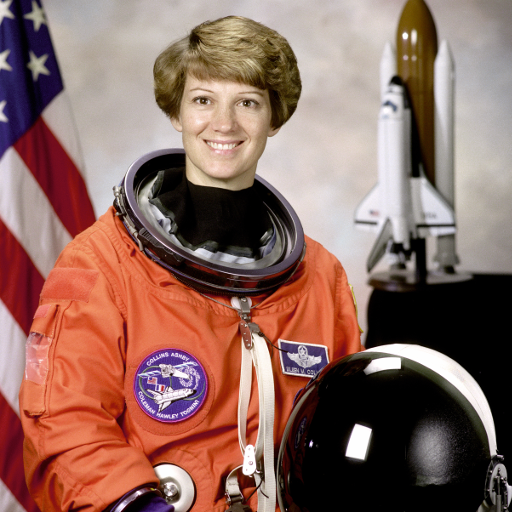
#> input picture imgs/astronaut.png, 512 x 512 px
$ python IP_1stStep01b_ImgPatch.py
#> lines starting #> are read from the running program, lines starting #| are printed output that depends on the picture
#!uv run
# /// script
# requires-python = ">=3.12"
# dependencies = ["numpy", "opencv-python>=5.0,<6"]
# ///
# Correr com: uv run exemplos/IP_1stStep01b_ImgPatch.py   (na pasta do PL04.zip)
# Cópias, imagens vazias, recortes e cv.resize.

import cv2 as cv
import numpy as np
from pathlib import Path

# A pasta do zip (a que tem exemplos/, imgs/ e videos/), a partir deste ficheiro: o programa encontra as
# imagens corra de onde correr, em Windows, macOS ou Linux.
PASTA = Path(__file__).resolve().parent.parent

image_path = str(PASTA / "imgs" / "astronaut.png")

# Read image in Color format (default)
img_orig = cv.imread(image_path, 1)
#> img_orig is the input picture: shape (512, 512, 3); mean B, G, R 96.5, 105.8, 141.6
print("Image Dimensions: ", img_orig.shape)
#| Image Dimensions:  (512, 512, 3)

# Create an image copy
img_copy = img_orig.copy()
print("Image Dimensions: ", img_copy.shape)
#| Image Dimensions:  (512, 512, 3)

# Create an empty image, size M x N
img_empty = 255 * np.ones((256, 256, 3), dtype="uint8")
print("Image Dimensions: ", img_empty.shape)

# Create an empty image with the size of the original image
img_empty_orig = np.zeros_like(img_orig)
print("Image Dimensions: ", img_empty_orig.shape)
#| Image Dimensions:  (512, 512, 3)

# Crop an image patch ("RoI") Example:
# x coordinates = 170 to 320; y coordinates = 40 to 200
patch = img_orig[40:201, 170:321]  # (y,x)
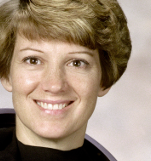
#> patch: shape (161, 151, 3); mean B, G, R 118.8, 139.3, 159.5
print("Image Dimensions: ", patch.shape)
#| Image Dimensions:  (161, 151, 3)

# Find height and width of the patch
patch_h, patch_w = patch.shape[:2]
#> patch_h = 161; patch_w = 151

# Copy to left and right
img_copy[40 : 40 + patch_h, 10 : 10 + patch_w] = patch
img_copy[40 : 40 + patch_h, 300 : 300 + patch_w] = patch
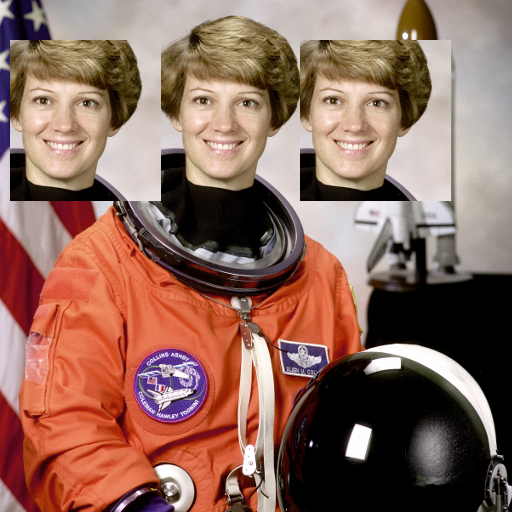
#> img_copy: shape (512, 512, 3); mean B, G, R 92.1, 104.8, 141.3

cv.imshow("Image Copy", img_copy)

# Resize
# Set rows and columns
resize_down_w = 300
resize_down_h = 200
img_downscaled = cv.resize(
    img_copy, (resize_down_w, resize_down_h), interpolation=cv.INTER_AREA
)
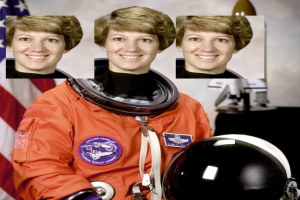
#> img_downscaled: shape (200, 300, 3); mean B, G, R 92.1, 104.8, 141.3
cv.imshow("Downscaled", img_downscaled)

# Mess up the aspect ratio
resize_down_w = 600
resize_down_h = 900
img_upscaled = cv.resize(
    img_copy, (resize_down_w, resize_down_h), interpolation=cv.INTER_LANCZOS4
)
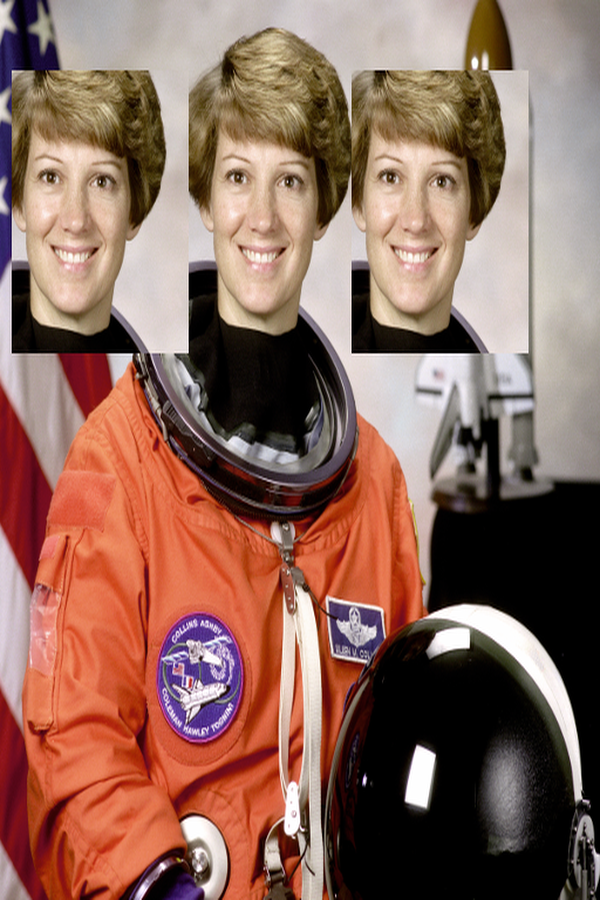
#> img_upscaled: shape (900, 600, 3); mean B, G, R 92.2, 104.8, 141.4
cv.imshow("Upscaled", img_upscaled)
cv.waitKey(0)
